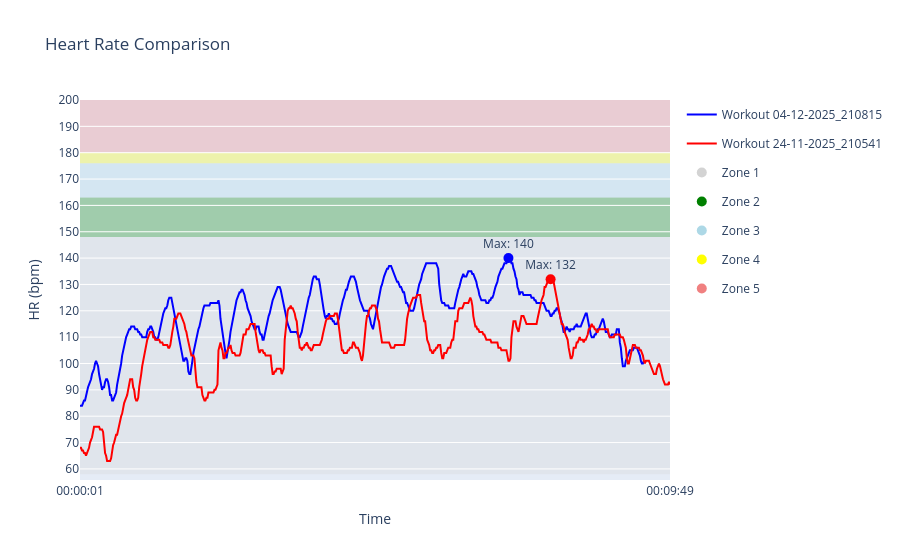

The cell this chart's notebook holds for it:
### Code cell
workout_ids = [
    '04-12-2025_210815',
    '24-11-2025_210541'
]

plot_hr_with_zones(workout_ids, db_path="../hr_data/database_v2.duckdb")

### Figure 1 — Plotly figure (JSON) as saved in the notebook; plotly's stock layout.template omitted (floating-point values rounded to 4 significant figures; data arrays with more than 128 entries replaced by an {"elided": "..."} marker saying what was removed)
{"data": [{"hoverinfo": "none", "hovertemplate": "Time: %{x}<br>HR: %{y} bpm<br>Workout: 04-12-2025_210815<extra></extra>", "line": {"color": "blue", "width": 2}, "mode": "lines", "name": "Workout 04-12-2025_210815", "type": "scatter", "x": {"elided": "563 str values"}, "y": {"elided": "563 int values"}}, {"hoverinfo": "skip", "marker": {"color": "blue", "size": 10, "symbol": "circle"}, "mode": "markers+text", "showlegend": false, "text": ["Max: 140"], "textposition": "top center", "type": "scatter", "x": ["00:07:08"], "y": [140]}, {"hoverinfo": "none", "hovertemplate": "Time: %{x}<br>HR: %{y} bpm<br>Workout: 24-11-2025_210541<extra></extra>", "line": {"color": "red", "width": 2}, "mode": "lines", "name": "Workout 24-11-2025_210541", "type": "scatter", "x": {"elided": "589 str values"}, "y": {"elided": "589 int values"}}, {"hoverinfo": "skip", "marker": {"color": "red", "size": 10, "symbol": "circle"}, "mode": "markers+text", "showlegend": false, "text": ["Max: 132"], "textposition": "top center", "type": "scatter", "x": ["00:07:50"], "y": [132]}, {"legendgroup": "Zone 1", "marker": {"color": "lightgray", "size": 10}, "mode": "markers", "name": "Zone 1", "showlegend": true, "type": "scatter", "x": [null], "y": [null]}, {"legendgroup": "Zone 2", "marker": {"color": "green", "size": 10}, "mode": "markers", "name": "Zone 2", "showlegend": true, "type": "scatter", "x": [null], "y": [null]}, {"legendgroup": "Zone 3", "marker": {"color": "lightblue", "size": 10}, "mode": "markers", "name": "Zone 3", "showlegend": true, "type": "scatter", "x": [null], "y": [null]}, {"legendgroup": "Zone 4", "marker": {"color": "yellow", "size": 10}, "mode": "markers", "name": "Zone 4", "showlegend": true, "type": "scatter", "x": [null], "y": [null]}, {"legendgroup": "Zone 5", "marker": {"color": "lightcoral", "size": 10}, "mode": "markers", "name": "Zone 5", "showlegend": true, "type": "scatter", "x": [null], "y": [null]}], "layout": {"hovermode": "x", "shapes": [{"fillcolor": "lightgray", "layer": "below", "line": {"width": 0}, "opacity": 0.3, "type": "rect", "x0": 0, "x1": 1, "xref": "paper", "y0": 58, "y1": 148, "yref": "y"}, {"fillcolor": "green", "layer": "below", "line": {"width": 0}, "opacity": 0.3, "type": "rect", "x0": 0, "x1": 1, "xref": "paper", "y0": 148, "y1": 163, "yref": "y"}, {"fillcolor": "lightblue", "layer": "below", "line": {"width": 0}, "opacity": 0.3, "type": "rect", "x0": 0, "x1": 1, "xref": "paper", "y0": 163, "y1": 176, "yref": "y"}, {"fillcolor": "yellow", "layer": "below", "line": {"width": 0}, "opacity": 0.3, "type": "rect", "x0": 0, "x1": 1, "xref": "paper", "y0": 176, "y1": 180, "yref": "y"}, {"fillcolor": "lightcoral", "layer": "below", "line": {"width": 0}, "opacity": 0.3, "type": "rect", "x0": 0, "x1": 1, "xref": "paper", "y0": 180, "y1": 200, "yref": "y"}], "title": {"text": "Heart Rate Comparison"}, "xaxis": {"showline": true, "showspikes": true, "spikecolor": "gray", "spikedash": "solid", "spikemode": "across", "spikesnap": "cursor", "spikethickness": 1, "ticktext": ["00:00:01", "00:09:49"], "tickvals": ["00:00:01", "00:09:49"], "title": {"text": "Time"}}, "yaxis": {"dtick": 10, "range": [80, null], "title": {"text": "HR (bpm)"}}}}
